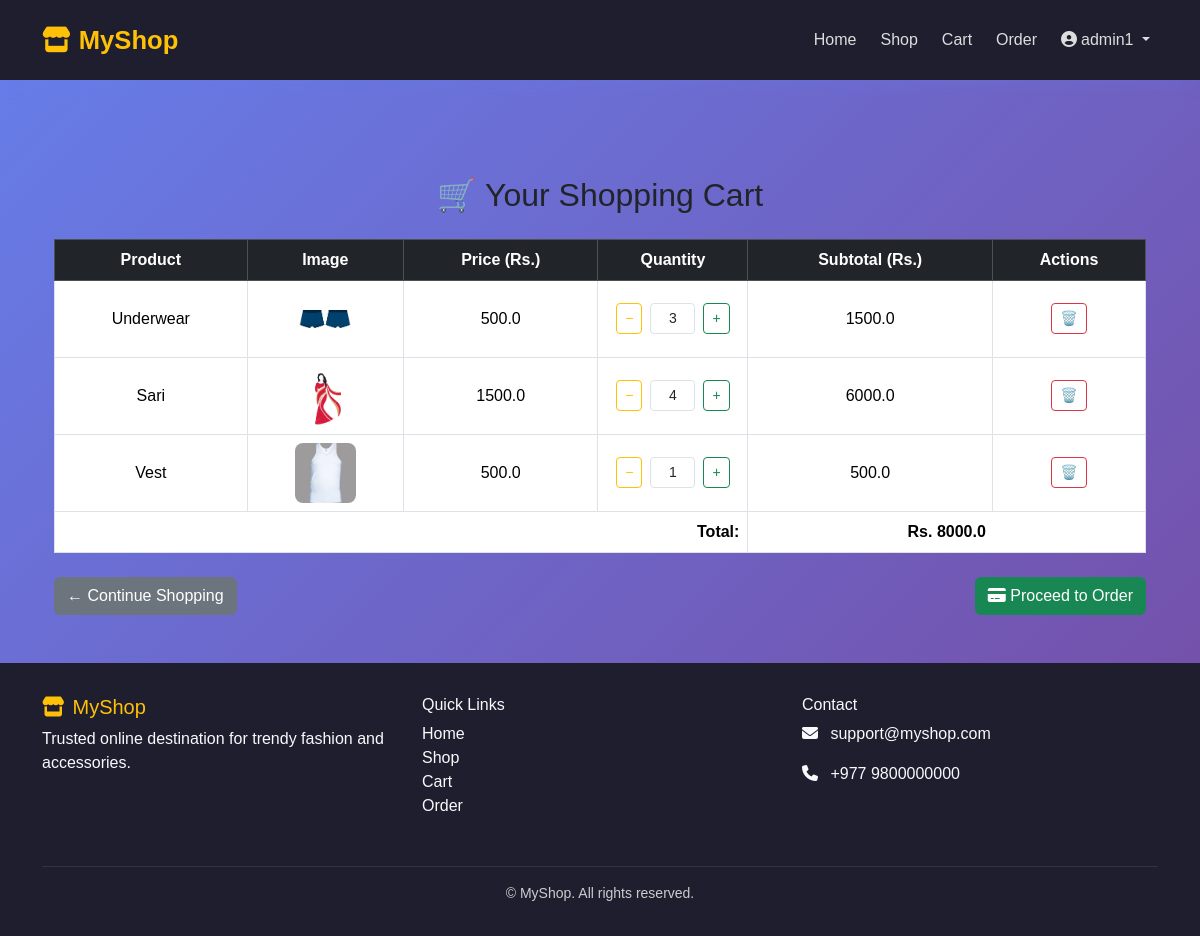
Screenshot of /cart/ (signed in) with the database file from the repository.
### blog/models.py (models this page shows, shortened)
class Cart(models.Model):
    user = models.ForeignKey(User, on_delete=models.CASCADE)
    product = models.ForeignKey(Product, on_delete=models.CASCADE)
    quantity = models.PositiveIntegerField(default=1)
    added_at = models.DateTimeField(auto_now_add=True)
    class Meta:
        unique_together = ('user', 'product')  # Prevents duplicate entries
    def subtotal(self):
        return round(self.quantity * self.product.price, 2)

class Product(models.Model):
    category = models.ForeignKey(Category, on_delete=models.CASCADE)
    title = models.CharField(max_length=100)
    slug = models.SlugField(max_length=100, unique=True)
    image = models.ImageField(upload_to='news', blank=True, null=True)
    price = models.FloatField(default=0.0)  # ✅ Required for subtotal calculations
    description = models.TextField()
    created_at = models.DateTimeField(auto_now_add=True)
    updated_at = models.DateTimeField(auto_now=True)

### blog/views.py (the view, shortened to what this page needs)
# urls.py: path('cart/', views.view_cart, name='view_cart'),
@login_required(login_url='login')
def view_cart(request):
    cart_items_qs = Cart.objects.filter(user=request.user).select_related('product')
    paginator = Paginator(cart_items_qs, 10)
    page_number = request.GET.get('page', 1)
    page_obj = paginator.get_page(page_number)
    total = sum(item.product.price * item.quantity for item in page_obj.object_list)
    item_count = cart_items_qs.count()
    context = {
        'cart_items': page_obj,
        'total': total,
        'item_count': item_count,
        'paginator': paginator,
        'page_obj': page_obj,
    }
    return render(request, 'cart.html', context)

### blog/Templates/cart.html (shortened to what this page needs)
{% extends 'base.html' %}
{% load static %}
{% block content %}
<div class="container mt-5">
  <h2 class="text-center mb-4">🛒 Your Shopping Cart</h2>
  {% if cart_items %}
    <table class="table table-bordered table-hover text-center align-middle">
      <thead class="table-dark">
        <tr>
          <th>Product</th>
          <th>Image</th>
          <th>Price (Rs.)</th>
          <th style="width: 150px;">Quantity</th>
          <th>Subtotal (Rs.)</th>
          <th>Actions</th>
        </tr>
      </thead>
      <tbody>
        {% for item in cart_items %}
        <tr>
          <td>{{ item.product.title }}</td>
          <td>
            {% if item.product.image %}
              <img src="{{ item.product.image.url }}" alt="{{ item.product.title }}" height="60" style="object-fit:cover; border-radius:8px;">
            {% else %}
              <span class="text-muted">No Image</span>
            {% endif %}
          </td>
          <td>{{ item.product.price }}</td>
          <td>
            <form method="post" action="{% url 'view_cart' %}" class="d-flex justify-content-center align-items-center gap-2">
              <button type="submit" name="action" value="decrease" class="btn btn-outline-warning btn-sm" title="Decrease quantity">−</button>
              <input type="text" value="{{ item.quantity }}" readonly class="form-control form-control-sm text-center" style="width: 45px;">
              <button type="submit" name="action" value="increase" class="btn btn-outline-success btn-sm" title="Increase quantity">+</button>
            </form>
          </td>
          <td>{{ item.subtotal }}</td>
          <td>
            <form method="post" action="{% url 'view_cart' %}">
              <button type="submit" name="action" value="remove" class="btn btn-outline-danger btn-sm" title="Remove from cart" onclick="return confirm('Are you sure you want to remove this item?');">
                🗑️
              </button>
            </form>
          </td>
        </tr>
        {% endfor %}
        <tr class="fw-bold">
          <td colspan="4" class="text-end">Total:</td>
          <td colspan="2">Rs. {{ total }}</td>
        </tr>
      </tbody>
    </table>
    <div class="d-flex justify-content-between mt-4">
      <a href="{% url 'base_shop' %}" class="btn btn-secondary">
        ← Continue Shopping
      </a>
      <a href="{% url 'place_order' %}" class="btn btn-success">
        <i class="fas fa-credit-card"></i> Proceed to Order
      </a>
    </div>
  {% else %}
    <div class="alert alert-warning text-center fs-5">
      <i class="fas fa-exclamation-circle"></i> Your cart is empty.
    </div>
  {% endif %}
</div>
{% endblock %}

### blog/Templates/base.html (shortened to what this page needs)
{% load static %}
<!DOCTYPE html>
<html lang="en">
<head>
  <link href="https://cdn.jsdelivr.net/npm/bootstrap@5.3.3/dist/css/bootstrap.min.css" rel="stylesheet" />
  <link rel="stylesheet" href="https://cdnjs.cloudflare.com/ajax/libs/font-awesome/6.5.0/css/all.min.css" />
</head>
<body>
<nav class="navbar navbar-expand-lg navbar-dark sticky-top py-3">
  <div class="container">
    <a class="navbar-brand" href="{% url 'home' %}">
      <i class="fas fa-store me-2"></i>MyShop
    </a>
    <div class="collapse navbar-collapse" id="mainNavbar">
      <ul class="navbar-nav ms-auto gap-2">
        <li class="nav-item"><a class="nav-link" href="{% url 'home' %}">Home</a></li>
        <li class="nav-item"><a class="nav-link" href="{% url 'base_shop' %}">Shop</a></li>
        <li class="nav-item"><a class="nav-link" href="{% url 'view_cart' %}">Cart</a></li>
        <li class="nav-item"><a class="nav-link" href="{% url 'place_order' %}">Order</a></li>
        {% if user.is_authenticated %}
        <li class="nav-item dropdown">
          <a class="nav-link dropdown-toggle" href="#" id="userDropdown" role="button" data-bs-toggle="dropdown">
            <i class="fas fa-user-circle me-1"></i>{{ user.username }}
          </a>
        </li>
        {% else %}
        <li class="nav-item"><a class="nav-link" href="{% url 'login' %}"><i class="fas fa-sign-in-alt me-1"></i>Login</a></li>
        <li class="nav-item"><a class="nav-link" href="{% url 'register' %}"><i class="fas fa-user-plus me-1"></i>Register</a></li>
        {% endif %}
      </ul>
    </div>
  </div>
</nav>
<main class="container my-5">
  {% block content %}{% endblock %}
</main>
<footer>
  <div class="container">
    <div class="row text-light">
      <div class="col-md-4 mb-3">
        <h5 class="text-warning"><i class="fas fa-store me-2"></i>MyShop</h5>
        <p>Trusted online destination for trendy fashion and accessories.</p>
      </div>
      <div class="col-md-4 mb-3">
        <h6>Quick Links</h6>
        <ul class="list-unstyled">
          <li><a href="{% url 'home' %}" class="text-light text-decoration-none">Home</a></li>
          <li><a href="{% url 'base_shop' %}" class="text-light text-decoration-none">Shop</a></li>
          <li><a href="{% url 'view_cart' %}" class="text-light text-decoration-none">Cart</a></li>
          <li><a href="{% url 'place_order' %}" class="text-light text-decoration-none">Order</a></li>
        </ul>
      </div>
      <div class="col-md-4 mb-3">
        <h6>Contact</h6>
        <p><i class="fas fa-envelope me-2"></i> support@myshop.com</p>
        <p><i class="fas fa-phone me-2"></i> +977 9800000000</p>
      </div>
    </div>
    <hr class="border-secondary" />
    <div class="text-center small">&copy; {{ now|date:"Y" }} MyShop. All rights reserved.</div>
  </div>
</footer>
</body>
</html>

### blog/Templates/base.html (style rules this page uses)
body { font-family: 'Poppins', sans-serif; background: linear-gradient(135deg, #667eea 0%, #764ba2 100%); min-height: 100vh; display: flex; flex-direction: column; }
.navbar { background-color: #1e1e2f; box-shadow: 0 4px 15px rgba(102, 126, 234, 0.2); }
.navbar-brand { font-weight: bold; font-size: 1.6rem; color: #ffc107 !important; }
.nav-link, .dropdown-toggle { color: #ddd !important; font-weight: 500; }
footer { background-color: #1e1e2f; color: #ccc; padding: 2rem 0; margin-top: auto; }

### rows the page displays
Cart: product "Underwear", product.image (picture), product.price "500.0", quantity "3", subtotal "1500.0"
Cart: product "Sari", product.image (picture), product.price "1500.0", quantity "4", subtotal "6000.0"
Cart: product "Vest", product.image (picture), product.price "500.0", quantity "1", subtotal "500.0"

### other values shown
{{ user.username }} "admin1"
{{ total }} "8000.0"
